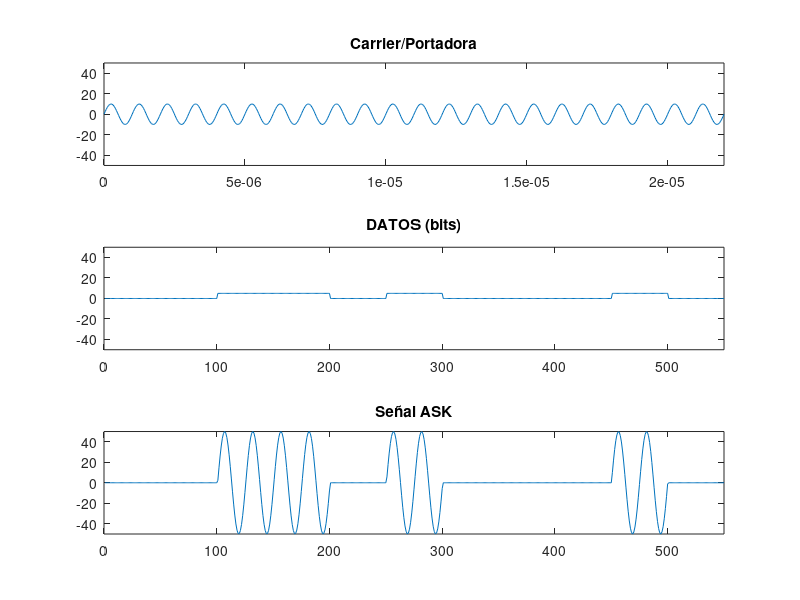

Reproduce this figure in MATLAB.
clc, clear all, close all, format compact
%----------------- INPUT -------------------
%Datos del carrier
Ac = 10;      %Volts
fc = 1000e3;    %Hertz
phi_c = 0;     %radians
%datos de entrada DATOS (bits)
bits = '00110100010';
tb = 50;
%----------------- PROCESS -------------------
%Construcción Carrier
cantper_c = length(bits)*2;
Tc = 1/fc;
tc = linspace(0,cantper_c*Tc,length(bits)*tb);
carrier = Ac*sin(2*pi*fc*tc + phi_c);
%construir cadena bits
uno = ones(1,tb);
cero = zeros(1,tb);
cadena = [];
for n=1:length(bits)
    if(bits(n)=='1')
        cadena = [cadena uno];
    else
        cadena = [cadena cero];
    end
end
bitstream = 5*cadena;

%modulación ASK (desplazamiento de Amplitud)
xask = bitstream.*carrier;

%----------------- OUTPUT -------------------
figure(1)
subplot(3,1,1),
plot(tc,carrier),title('Carrier/Portadora')
%axis([ xi xf yi yf ])
axis([ 0 cantper_c*Tc -Ac*5  Ac*5 ])

subplot(3,1,2),
plot(bitstream),title('DATOS (bits)')
%axis([ xi xf yi yf ])
axis([ 0 length(bitstream) -Ac*5  Ac*5 ])

subplot(3,1,3),
plot(xask),title('Señal ASK')
%axis([ xi xf yi yf ])
axis([ 0 length(xask) -Ac*5  Ac*5 ])


